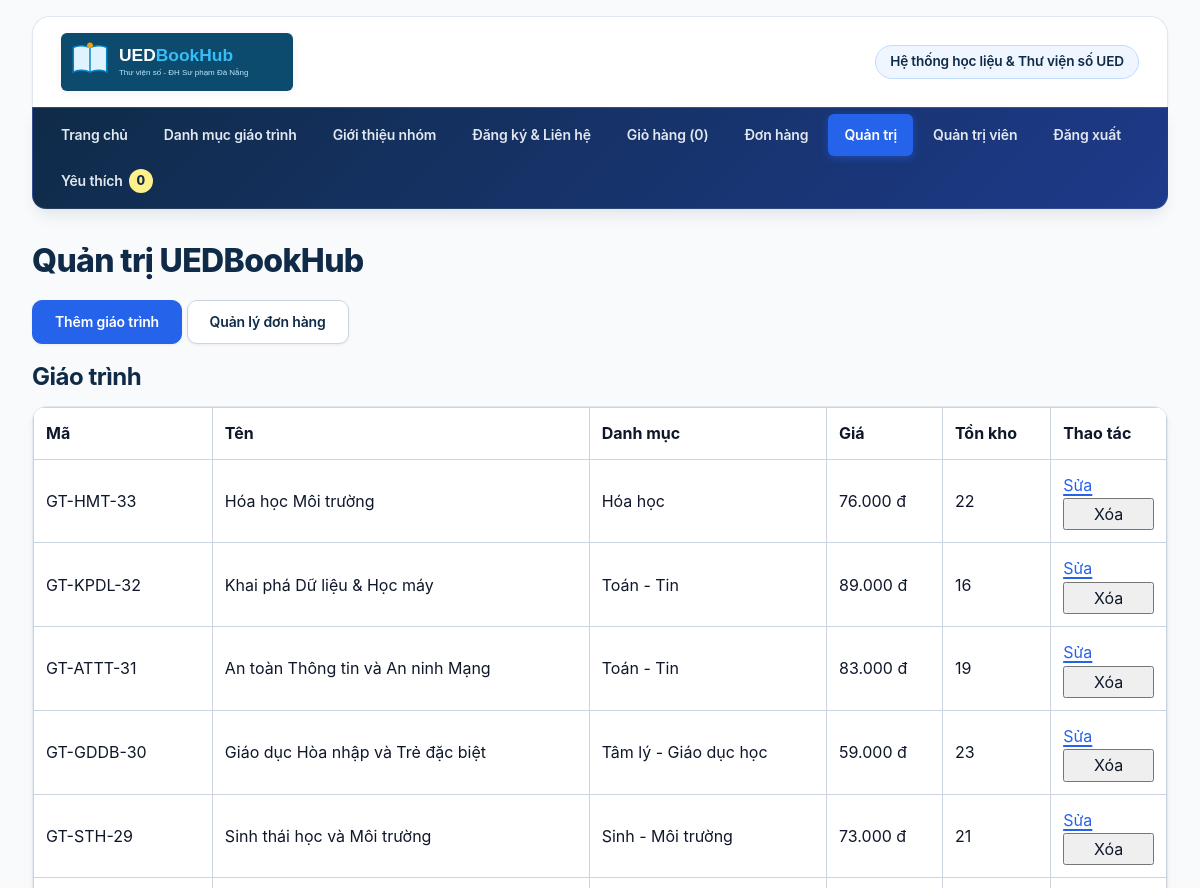
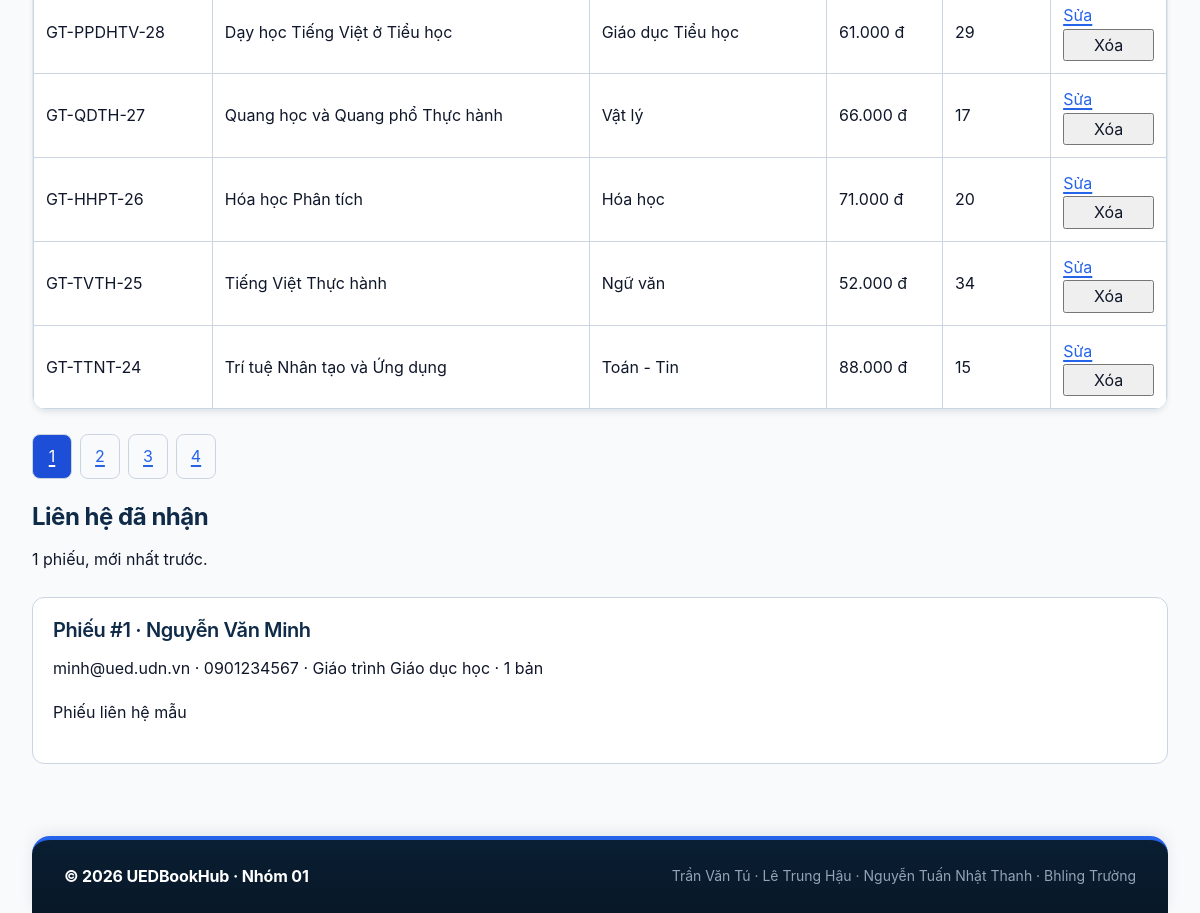
Page /quan-tri.php (signed in) on the committed database (2 pictures, top to bottom).
### tables this page shows
CREATE TABLE nguoi_dung (
    id INT UNSIGNED AUTO_INCREMENT PRIMARY KEY,
    email VARCHAR(254) NOT NULL,
    ho_ten VARCHAR(100) NOT NULL,
    mat_khau VARCHAR(255) NOT NULL,
    vai_tro ENUM('quan_tri', 'khach_hang') NOT NULL DEFAULT 'khach_hang',
    ngay_tao DATETIME NOT NULL DEFAULT CURRENT_TIMESTAMP,
    UNIQUE KEY uq_nguoi_dung_email (email)
);

CREATE TABLE giao_trinh (
    id INT UNSIGNED AUTO_INCREMENT PRIMARY KEY,
    danh_muc_id INT UNSIGNED NOT NULL,
    ma VARCHAR(30) NOT NULL,
    ten VARCHAR(200) NOT NULL,
    tac_gia VARCHAR(255) NOT NULL,
    nam_xuat_ban SMALLINT UNSIGNED NOT NULL,
    nha_xuat_ban VARCHAR(150) NOT NULL,
    gia INT UNSIGNED NOT NULL,
    gia_goc INT UNSIGNED NOT NULL,
    ton_kho INT UNSIGNED NOT NULL DEFAULT 0,
    so_trang SMALLINT UNSIGNED NOT NULL,
    anh VARCHAR(255) NULL,
    mo_ta TEXT NULL,
    ngay_tao DATETIME NOT NULL DEFAULT CURRENT_TIMESTAMP,
    UNIQUE KEY uq_giao_trinh_ma (ma),
    KEY idx_giao_trinh_danh_muc_gia (danh_muc_id, gia),
    CONSTRAINT fk_giao_trinh_danh_muc FOREIGN KEY (danh_muc_id) REFERENCES danh_muc(id),
    CONSTRAINT chk_giao_trinh_gia CHECK (gia >= 1000),
    CONSTRAINT chk_giao_trinh_gia_goc CHECK (gia_goc >= gia),
    CONSTRAINT chk_giao_trinh_nam CHECK (nam_xuat_ban BETWEEN 1900 AND 2100),
    CONSTRAINT chk_giao_trinh_so_trang CHECK (so_trang > 0)
);

CREATE TABLE danh_muc (
    id INT UNSIGNED AUTO_INCREMENT PRIMARY KEY,
    ten VARCHAR(100) NOT NULL,
    slug VARCHAR(100) NOT NULL,
    UNIQUE KEY uq_danh_muc_ten (ten),
    UNIQUE KEY uq_danh_muc_slug (slug)
);

CREATE TABLE lien_he (
    id INT UNSIGNED AUTO_INCREMENT PRIMARY KEY,
    giao_trinh_id INT UNSIGNED NOT NULL,
    ho_ten VARCHAR(70) NOT NULL,
    ma_sinh_vien VARCHAR(10) NOT NULL,
    email VARCHAR(254) NOT NULL,
    so_dien_thoai VARCHAR(10) NOT NULL,
    lop_hoc_phan VARCHAR(100) NULL,
    hinh_thuc ENUM('mua', 'muon') NOT NULL,
    so_luong TINYINT UNSIGNED NOT NULL,
    ngay_hen DATE NOT NULL,
    ghi_chu TEXT NULL,
    anh VARCHAR(255) NULL,
    ngay_tao DATETIME NOT NULL DEFAULT CURRENT_TIMESTAMP,
    KEY idx_lien_he_ngay_tao (ngay_tao),
    CONSTRAINT fk_lien_he_giao_trinh FOREIGN KEY (giao_trinh_id) REFERENCES giao_trinh(id),
    CONSTRAINT chk_lien_he_so_luong CHECK (so_luong BETWEEN 1 AND 5)
);

### inc/ham.php (called while the page is built, shortened)
<?php
function e(string|int|float|null $value): string
{
    return htmlspecialchars((string) $value, ENT_QUOTES | ENT_SUBSTITUTE, 'UTF-8');
}
function vnd(int $value): string { return number_format($value, 0, ',', '.') . ' đ'; }
function soNguyen(mixed $value, int $min = 1, int $max = PHP_INT_MAX): ?int
{
    $so = filter_var($value, FILTER_VALIDATE_INT, ['options' => ['min_range' => $min, 'max_range' => $max]]);
    return $so === false ? null : $so;
}
function khoGiaoTrinh(): App\Data\KhoGiaoTrinh
{
    return new App\Data\KhoGiaoTrinh(db());
}

### src/Services/GioHang.php (called while the page is built, shortened)
<?php
final class GioHang
{
    public function soMon(): int { return array_sum($_SESSION['gio']); }
}

### inc/xac-thuc.php (called while the page is built, shortened)
<?php
function nguoiDung(): ?array
{
    static $daDoc = false;
    static $nguoiDung = null;
    if ($daDoc) {
        return $nguoiDung;
    }
    $daDoc = true;
    $uid = soNguyen($_SESSION['uid'] ?? null);
    $dong = (new App\Data\KhoNguoiDung(db()))->timTheoId($uid);
    return $nguoiDung = $dong;
}
function yeuCauDangNhap(): array
{
    $nd = nguoiDung();
    return $nd;
}
function yeuCauQuyen(string $vaiTro): array
{
    $nd = yeuCauDangNhap();
    return $nd;
}

### inc/db.php (called while the page is built, shortened)
<?php
function db(): PDO
{
    static $ketNoi = null;
    if ($ketNoi instanceof PDO) {
        return $ketNoi;
    }
    $ketNoi = new PDO(
        'mysql:host=127.0.0.1;port=3306;dbname=ltweb_nhom01;charset=utf8mb4',
        'root',
        '',
        [
            PDO::ATTR_ERRMODE => PDO::ERRMODE_EXCEPTION,
            PDO::ATTR_DEFAULT_FETCH_MODE => PDO::FETCH_ASSOC,
            PDO::ATTR_EMULATE_PREPARES => false,
        ]
    );
    return $ketNoi;
}

### src/Data/KhoNguoiDung.php (called while the page is built, shortened)
<?php
final class KhoNguoiDung
{
    public function timTheoId(int $id): ?array
    {
        $st=$this->db->prepare('SELECT id, email, ho_ten, vai_tro FROM nguoi_dung WHERE id = ?');$st->execute([$id]);$d=$st->fetch();
        if($d===false){return null;}$d['id']=(int)$d['id'];return $d;
    }
}

### src/Data/KhoGiaoTrinh.php (called while the page is built, shortened)
<?php
final class KhoGiaoTrinh
{
    private function doiTuong(array $dong): GiaoTrinh { return GiaoTrinh::tuDong($dong); }
    private function dieuKien(array $loc): array
    {
        $dk = []; $ts = [];
        return [$dk === [] ? '' : ' WHERE ' . implode(' AND ', $dk), $ts];
    }
    public function dem(array $loc): int
    {
        [$where, $ts] = $this->dieuKien($loc);
        $st = $this->db->prepare('SELECT COUNT(*) FROM giao_trinh g' . $where);
        $st->execute($ts);
        return (int) $st->fetchColumn();
    }
    public function trang(array $loc, string $sx, int $soDong, int $boQua): array
    {
        [$where, $ts] = $this->dieuKien($loc);
        $orderBy = match ($sx) {
            'gia-tang' => 'g.gia ASC, g.id ASC', 'gia-giam' => 'g.gia DESC, g.id ASC',
            'ten' => 'g.ten ASC, g.id ASC', default => 'g.ngay_tao DESC, g.id DESC',
        };
        $st = $this->db->prepare(self::CHON . $where . " ORDER BY $orderBy LIMIT ? OFFSET ?");
        $st->execute([...$ts, $soDong, $boQua]);
        return array_map($this->doiTuong(...), $st->fetchAll());
    }
}

### src/Models/GiaoTrinh.php (called while the page is built, shortened)
<?php
final class GiaoTrinh implements JsonSerializable
{
    public static function tuDong(array $d): self
    {
        return new self(
            (int) $d['id'], (string) $d['ma'], (string) $d['ten'],
            (string) $d['tac_gia'], (string) $d['danh_muc'], (int) $d['danh_muc_id'],
            (int) $d['nam_xuat_ban'], (string) $d['nha_xuat_ban'],
            (int) $d['gia'], (int) $d['gia_goc'], (int) $d['ton_kho'],
            (int) $d['so_trang'], (string) ($d['anh'] ?? ''), (string) ($d['mo_ta'] ?? '')
        );
    }
}

### src/Data/KhoLienHe.php (called while the page is built, shortened)
<?php
final class KhoLienHe
{
    public function tatCa(): array
    {
        return $this->db->query('SELECT l.*, g.ten AS ten_giao_trinh
            FROM lien_he l JOIN giao_trinh g ON g.id = l.giao_trinh_id
            ORDER BY l.ngay_tao DESC, l.id DESC')->fetchAll();
    }
}

### quan-tri.php (the view, shortened to what this page needs)
<?php
yeuCauQuyen('quan_tri');
$kho = khoGiaoTrinh(); $moiTrang = 10;
$tong = $kho->dem(['q'=>'','dm'=>null,'giaToiDa'=>null]); $soTrang = max(1, (int) ceil($tong/$moiTrang));
$hienTai = min(soNguyen($_GET['trang'] ?? 1) ?? 1, $soTrang);
$ds = $kho->trang(['q'=>'','dm'=>null,'giaToiDa'=>null], 'moi', $moiTrang, ($hienTai-1)*$moiTrang);
$lienHe = (new App\Data\KhoLienHe(db()))->tatCa();
$tb = flash(); $tieuDe = 'Quản trị'; $trang = 'quan-tri'; require __DIR__ . '/inc/header.php';
?>
<main class="noi-dung-chinh"><h1>Quản trị UEDBookHub</h1>
<p><a class="nut nut--chinh" href="them-giao-trinh.php">Thêm giáo trình</a> <a class="nut nut--phu" href="don-hang.php">Quản lý đơn hàng</a></p>
<h2>Giáo trình</h2><div class="bang-cuon"><table><thead><tr><th>Mã</th><th>Tên</th><th>Danh mục</th><th>Giá</th><th>Tồn kho</th><th>Thao tác</th></tr></thead><tbody>
<?php foreach ($ds as $s): ?><tr><td><?= e($s->ma) ?></td><td><?= e($s->ten) ?></td><td><?= e($s->khoa) ?></td><td><?= e(vnd($s->gia)) ?></td><td><?= e($s->soLuong) ?></td><td><a href="sua-giao-trinh.php?id=<?= e($s->id) ?>">Sửa</a> <form class="form-noi-dong" action="xoa-giao-trinh.php" method="post" onsubmit="return confirm('Xóa giáo trình này?')"><input type="hidden" name="id" value="<?= e($s->id) ?>"><button type="submit">Xóa</button></form></td></tr><?php endforeach; ?>
</tbody></table></div>
<?php if ($soTrang > 1): ?><nav aria-label="Phân trang quản trị"><ul class="phan-trang"><?php for($so=1;$so<=$soTrang;$so++): ?><li><a href="?trang=<?= e($so) ?>" <?= $so===$hienTai?'aria-current="page"':'' ?>><?= e($so) ?></a></li><?php endfor; ?></ul></nav><?php endif; ?>
<h2>Liên hệ đã nhận</h2><p><?= e(count($lienHe)) ?> phiếu, mới nhất trước.</p>
<?php foreach ($lienHe as $lh): ?><article class="phieu-lien-he"><h3>Phiếu #<?= e($lh['id']) ?> · <?= e($lh['ho_ten']) ?></h3><p><?= e($lh['email']) ?> · <?= e($lh['so_dien_thoai']) ?> · <?= e($lh['ten_giao_trinh']) ?> · <?= e($lh['so_luong']) ?> bản</p><p class="giu-dong"><?= e($lh['ghi_chu']) ?></p></article><?php endforeach; ?>
</main><?php require __DIR__ . '/inc/footer.php'; ?>

### inc/header.php (shortened to what this page needs)
<?php
$goc ??= '';
$trang ??= '';
$dataGiaoDien ??= '';
$gioDauTrang = new App\Services\GioHang();
$nguoiDungDauTrang = nguoiDung();
$menu = ['index' => 'Trang chủ', 'danh-sach' => 'Danh mục giáo trình', 'gioi-thieu' => 'Giới thiệu nhóm', 'lien-he' => 'Đăng ký & Liên hệ'];
?>
<!DOCTYPE html>
<html lang="vi"<?= $dataGiaoDien !== '' ? ' data-giao-dien="' . e($dataGiaoDien) . '"' : '' ?>>
<head>
  <link rel="stylesheet" href="<?= e($goc) ?>css/style.css">
  <link rel="stylesheet" href="<?= e($goc) ?>css/php.css">
</head>
<body class="trang">
<header class="dau-trang">
  <img class="dau-trang__bieu-trung" src="<?= e($goc) ?>images/UEDBookHub.svg" alt="UEDBookHub" width="320" height="80">
  <p class="dau-trang__khau-hieu">Hệ thống học liệu &amp; Thư viện số UED</p>
</header>
<nav class="thanh-dieu-huong" aria-label="Điều hướng chính">
  <ul class="thanh-dieu-huong__danh-sach">
    <?php foreach ($menu as $tep => $nhan): ?>
    <li class="thanh-dieu-huong__muc"><a class="thanh-dieu-huong__lien-ket" href="<?= e($goc . $tep) ?>.php" <?= $trang === $tep ? 'aria-current="page"' : '' ?>><?= e($nhan) ?></a></li>
    <?php endforeach; ?>
    <li class="thanh-dieu-huong__muc"><a class="thanh-dieu-huong__lien-ket" href="<?= e($goc) ?>gio-hang.php" <?= $trang === 'gio-hang' ? 'aria-current="page"' : '' ?>>Giỏ hàng (<span data-so-mon><?= e($gioDauTrang->soMon()) ?></span>)</a></li>
    <?php if ($nguoiDungDauTrang !== null): ?>
    <li class="thanh-dieu-huong__muc"><a class="thanh-dieu-huong__lien-ket" href="<?= e($goc) ?>don-hang.php" <?= $trang === 'don-hang' ? 'aria-current="page"' : '' ?>>Đơn hàng</a></li>
    <?php if ($nguoiDungDauTrang['vai_tro'] === 'quan_tri'): ?><li class="thanh-dieu-huong__muc"><a class="thanh-dieu-huong__lien-ket" href="<?= e($goc) ?>quan-tri.php" <?= $trang === 'quan-tri' ? 'aria-current="page"' : '' ?>>Quản trị</a></li><?php endif; ?>
    <li class="thanh-dieu-huong__muc"><span class="thanh-dieu-huong__lien-ket"><?= e($nguoiDungDauTrang['ho_ten']) ?></span></li>
    <li class="thanh-dieu-huong__muc"><form action="<?= e($goc) ?>dang-xuat.php" method="post"><button class="thanh-dieu-huong__lien-ket nut-dang-xuat" type="submit">Đăng xuất</button></form></li>
    <?php endif; ?>
  </ul>
</nav>

### css/php.css (style rules this page uses)
.bang-cuon { max-width: 100%; overflow-x: auto; }
.bang-cuon table { width: 100%; border-collapse: collapse; }
.bang-cuon th, .bang-cuon td { padding: 12px; border: 1px solid #cbd5e1; text-align: left; }
.bang-cuon form { display: grid; gap: 8px; }
.phieu-lien-he { margin: 24px 0; padding: 20px; border: 1px solid #cbd5e1; border-radius: 12px; background: #fff; }
.giu-dong { white-space: pre-wrap; overflow-wrap: anywhere; }
.noi-dung-chinh, .the, .bieu-mau__nhom { min-width: 0; overflow-wrap: anywhere; }
.nut { white-space: normal; }
.phan-trang { display: flex; flex-wrap: wrap; gap: 8px; padding: 0; list-style: none; }
.phan-trang a { display: inline-block; min-width: 40px; padding: 8px; border: 1px solid #cbd5e1; border-radius: 8px; text-align: center; }
.phan-trang a[aria-current="page"] { color: #fff; background: #1d4ed8; }
.form-noi-dong { display: inline; }
.nut-dang-xuat { border: 0; background: transparent; cursor: pointer; }
.thanh-dieu-huong form { margin: 0; }

### rows in the picture
nguoi_dung: ho_ten "Quản trị viên"
giao_trinh: ma "GT-HMT-33", ten "Hóa học Môi trường", danh_muc.ten "Hóa học", gia "76.000 đ", ton_kho "22"
giao_trinh: ma "GT-KPDL-32", ten "Khai phá Dữ liệu & Học máy", danh_muc.ten "Toán - Tin", gia "89.000 đ", ton_kho "16"
giao_trinh: ma "GT-ATTT-31", ten "An toàn Thông tin và An ninh Mạng", danh_muc.ten "Toán - Tin", gia "83.000 đ", ton_kho "19"
giao_trinh: ma "GT-GDDB-30", ten "Giáo dục Hòa nhập và Trẻ đặc biệt", danh_muc.ten "Tâm lý - Giáo dục học", gia "59.000 đ", ton_kho "23"
giao_trinh: ma "GT-STH-29", ten "Sinh thái học và Môi trường", danh_muc.ten "Sinh - Môi trường", gia "73.000 đ", ton_kho "21"
giao_trinh: ma "GT-PPDHTV-28", ten "Dạy học Tiếng Việt ở Tiểu học", danh_muc.ten "Giáo dục Tiểu học", gia "61.000 đ", ton_kho "29"
giao_trinh: ma "GT-QDTH-27", ten "Quang học và Quang phổ Thực hành", danh_muc.ten "Vật lý", gia "66.000 đ", ton_kho "17"
giao_trinh: ma "GT-HHPT-26", ten "Hóa học Phân tích", danh_muc.ten "Hóa học", gia "71.000 đ", ton_kho "20"
giao_trinh: ma "GT-TVTH-25", ten "Tiếng Việt Thực hành", danh_muc.ten "Ngữ văn", gia "52.000 đ", ton_kho "34"
giao_trinh: ma "GT-TTNT-24", ten "Trí tuệ Nhân tạo và Ứng dụng", danh_muc.ten "Toán - Tin", gia "88.000 đ", ton_kho "15"
lien_he: id "1", ho_ten "Nguyễn Văn Minh", email "minh@ued.udn.vn", so_dien_thoai "0901234567", giao_trinh.ten "Giáo trình Giáo dục học", so_luong "1", ghi_chu "Phiếu liên hệ mẫu"

### other values in the picture
$nhan "Trang chủ"
$nhan "Danh mục giáo trình"
$nhan "Giới thiệu nhóm"
$nhan "Đăng ký & Liên hệ"
$gioDauTrang->soMon() "0"
count($lienHe) "1"
